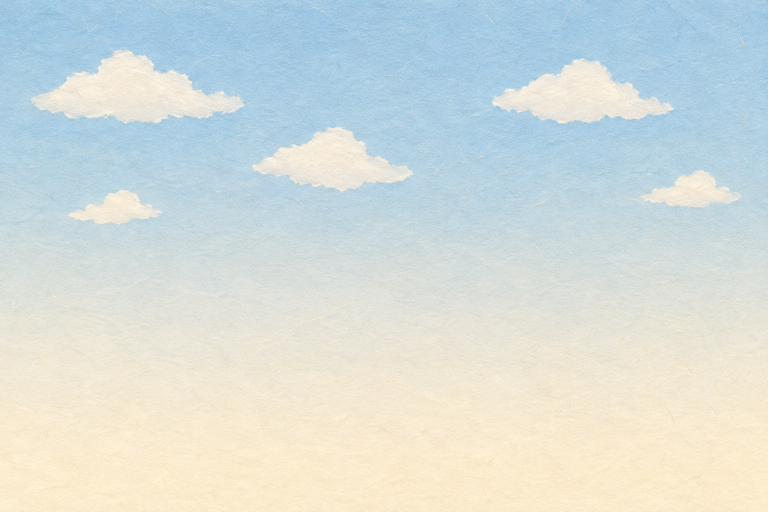
#> input picture assets/generated/bg-square-sky_v03.png, 1536 x 1024 px (shown at 1/2 size)
$ python build_a5_art_fix1.py
#> lines starting #> are read from the running program, lines starting #| are printed output that depends on the picture; after the words box and inside, x2 and y2 are one past the last pixel; in counts of white or black regions, pixels touching at a corner belong together
### review/G5/shared_art/scripts/paperdraw.py
"""G5 共用美術：程式繪製的厚卡紙景片／道具小工具（image_gen 額度用完時的退路）。

- 平塗色塊＋紙纖維紋理：紋理取自 G2 正式景片 bg-square-sky_v03 的高頻亮度（同一種紙紋），乘在色塊上。
- 線條：暖深灰細線（#4E3E33），和角色、G2 景片同色系；不畫陰影、不畫方向光。
- 道具（角色會碰到的獨立紙片）外加一圈白色紙芯邊（同角色立牌）；景片不加白邊。
- 圖裡不放任何文字、數字、標誌。
"""
from pathlib import Path

import numpy as np
from PIL import Image, ImageDraw, ImageFilter
from scipy import ndimage

ROOT = Path(__file__).resolve().parents[4]
INK = (78, 62, 51, 255)
_TEX = None


def paper_tex(w, h):
    """紙紋乘數（約 0.94–1.06）；以 G2 天空景片的高頻亮度鏡射鋪滿。"""
    global _TEX
    if _TEX is None:
        sky = np.array(Image.open(ROOT / "assets/generated/bg-square-sky_v03.png").convert("L")).astype(np.float32)
        sky = sky[720:1010]                       # 地平線附近沒有雲的那一段（只要紙纖維）
        hp = sky - ndimage.gaussian_filter(sky, 2.5)
        _TEX = np.clip(hp / 255.0 * 1.8, -0.06, 0.06)
    t = _TEX
    th, tw = t.shape
    reps_y, reps_x = h // th + 2, w // tw + 2
    row = np.concatenate([t if i % 2 == 0 else t[:, ::-1] for i in range(reps_x)], 1)
    full = np.concatenate([row if j % 2 == 0 else row[::-1] for j in range(reps_y)], 0)
    return 1.0 + full[:h, :w]


class Sheet:
    def __init__(self, w, h, ss=2):
        self.w, self.h, self.ss = w, h, ss
        self.img = Image.new("RGBA", (w * ss, h * ss), (0, 0, 0, 0))
        self.d = ImageDraw.Draw(self.img)

    def S(self, pts):
        return [(x * self.ss, y * self.ss) for x, y in pts]

    def rect(self, x0, y0, x1, y1, fill, line=2.0, r=0):
        box = [x0 * self.ss, y0 * self.ss, x1 * self.ss, y1 * self.ss]
        if r:
            self.d.rounded_rectangle(box, r * self.ss, fill=fill, outline=INK if line else None, width=int(line * self.ss) if line else 0)
        else:
            self.d.rectangle(box, fill=fill, outline=INK if line else None, width=int(line * self.ss) if line else 0)

    def poly(self, pts, fill, line=2.0):
        self.d.polygon(self.S(pts), fill=fill, outline=None)
        if line:
            p = self.S(pts)
            self.d.line(p + [p[0]], fill=INK, width=int(line * self.ss), joint="curve")

    def ellipse(self, x0, y0, x1, y1, fill, line=2.0):
        self.d.ellipse([x0 * self.ss, y0 * self.ss, x1 * self.ss, y1 * self.ss], fill=fill, outline=INK if line else None,
                       width=int(line * self.ss) if line else 0)

    def line(self, pts, w=2.0, color=INK):
        self.d.line(self.S(pts), fill=color, width=max(1, int(w * self.ss)), joint="curve")

    # [8 lines left out: function hole, not called in this run]

    def finish(self, white_border=0, edge_dark=0.0, seed=0):
        im = self.img.resize((self.w, self.h), Image.LANCZOS)
        a = np.array(im).astype(np.float32)
        tex = paper_tex(self.w, self.h)
        a[..., :3] *= tex[..., None]
        if edge_dark:
            m = a[..., 3] > 128
            din = ndimage.distance_transform_edt(m)
            k = np.clip(1 - din / 5.0, 0, 1) * edge_dark
            a[..., :3] *= (1 - k[..., None])
        a = np.clip(a, 0, 255).astype(np.uint8)
        if white_border:
            m = a[..., 3] >= 128
            pad = white_border + 6
            big = np.zeros((self.h + 2 * pad, self.w + 2 * pad, 4), np.uint8)
            big[pad:pad + self.h, pad:pad + self.w] = a
            m2 = big[..., 3] >= 128
            dist = ndimage.distance_transform_edt(~m2)
            core = (dist > 0) & (dist <= white_border)
            ring = (dist > 0) & (dist <= white_border + 1.2)
            out = big.copy().astype(np.float32)
            wc = np.array([250, 246, 238], np.float32) * paper_tex(big.shape[1], big.shape[0])[..., None]
            out[ring, :3] = wc[ring]
            aa = np.clip(white_border + 1.2 - dist, 0, 1)
            out[..., 3] = np.where(m2, out[..., 3], aa * 255 * ring)
            # 白邊內側一圈深色細線（同角色立牌）
            dl = ndimage.distance_transform_edt(m2)
            line = m2 & (dl <= 2.2)
            out[line, :3] = out[line, :3] * 0.25 + np.array([70, 56, 46]) * 0.75
            a = np.clip(out, 0, 255).astype(np.uint8)
        return a


def save(a, path):
    path.parent.mkdir(parents=True, exist_ok=True)
    m = a[..., 3] > 0
    if m.any() and not m.all():
        _, (iy, ix) = ndimage.distance_transform_edt(~m, return_indices=True)
        a = a.copy()
        a[~m, :3] = a[iy[~m], ix[~m], :3]
    Image.fromarray(a, "RGBA").save(path, optimize=True)
    return path

### review/G5/a5/scripts/build_a5_art_fix1.py
"""第五幕修正第 1 輪：程式繪製素材 v02（G5 第二批驗收 b2_art／b2_director／b2_safety 指出的問題）。

- 救護車 v02（a5-ambulance_v02）：車頭朝畫面左、後車門在右端（倒車停到長椅旁、從後門把擔架送上車）。
  車廂比救護人員高（站在車後面頭不會冒出車頂）；白色紙芯邊＋深色細線（同角色立牌）、紙纖維、上亮下暗的淡淡明暗、
  底部投影；車身腰線與輪胎的明度差約為 v01 的一半（細格光敏：車子移動時掃過的高對比邊）；車廂側面不開窗、
  手捧愛心圖示用淡色（不用紅十字、沒有任何文字或真實單位配色）；頂燈畫在圖裡（暖米黃、恆亮，不閃）。
- 後車門 a5-ambulance-door_v01：打開時以車尾為樞紐轉向鏡頭、關上時轉回車尾平面（側看變成一條線）。
- 擔架 v02（a5-gurney_v02）：床墊上緣 0.93（同長椅座面 0.92），阿樂叔叔坐上去不用改高度；灰色金屬架、摺好的毯子。
- 轉角的低年級小朋友 v02（a5-student_v02／a5-student-arm_v02）：主線裁定「沒有五官的灰色幾何人影一律改成不透明、
  有紙纖維的淺紙色小紙人放遠景」：淺紙色分件小紙人（同第四幕遠景家長牽孩子的畫法 review/G5/a4/scripts/build_a4_art_fix1.py），
  側面朝畫面右、小黃帽、書包，只有一點眼睛；白色紙芯邊。

輸出：assets/final/sets/a5_gate/a5-{ambulance_v02,ambulance-door_v01,gurney_v02,student_v02,student-arm_v02}.png；
review/G5/a5/art_meta.json 的 fix1 鍵。
用法：/opt/anaconda3/bin/python3 review/G5/a5/scripts/build_a5_art_fix1.py
"""
import json
import sys
from pathlib import Path

import numpy as np
from PIL import Image
from scipy import ndimage

ROOT = Path(__file__).resolve().parents[4]
sys.path.insert(0, str(ROOT / "review/G5/shared_art/scripts"))
import paperdraw as P  # noqa: E402

GATE = ROOT / "assets/final/sets/a5_gate"
META = ROOT / "review/G5/a5/art_meta.json"
INK = P.INK

CREAM = (246, 240, 226, 255)
CREAM_D = (234, 227, 211, 255)      # 下半部／裙邊
SAGE_L = (194, 212, 198, 255)       # 腰線（v01 SAGE 150,182,160 的明度差減半）
SAGE_LINE = (170, 190, 176, 255)
TIRE = (158, 151, 143, 255)         # 輪胎（v01 92,84,78 的明度差減半）
HUB = (174, 168, 160, 255)         # 輪轂（和輪胎明度接近：車子移動時輪子掃過細格只算一次明暗）
ARCH = (184, 176, 166, 255)
FROST = (228, 232, 228, 255)        # 霧面窗（和車身明度相近）
CAB_GLASS = (214, 224, 224, 255)
CORAL_L = (236, 184, 168, 255)      # 淡色愛心
SKIN_L = (240, 214, 188, 255)
AMBER = (250, 222, 160, 255)
AMBER_D = (228, 196, 128, 255)
DGRAY = (150, 146, 140, 255)


def lab_L(rgb):
    c = np.asarray(rgb, np.float64)[..., :3] / 255.0
    c = np.where(c <= 0.04045, c / 12.92, ((c + 0.055) / 1.055) ** 2.4)
    y = c @ np.array([0.2126, 0.7152, 0.0722])
    return np.where(y > 0.008856, 116 * np.cbrt(y) - 16, 903.3 * y)


def heart_hand_soft(s, cx, cy, k):
    """手捧愛心（淡色、細線；同第二幕求助站造形）"""
    s.poly([(cx - 70 * k, cy + 10 * k), (cx + 70 * k, cy + 10 * k), (cx + 60 * k, cy + 36 * k), (cx + 20 * k, cy + 52 * k),
            (cx - 30 * k, cy + 50 * k), (cx - 64 * k, cy + 34 * k)], SKIN_L, line=1.6)
    hx, hy, r = cx, cy - 28 * k, 26 * k
    s.ellipse(hx - 2 * r + 4 * k, hy - r, hx + 4 * k, hy + r * 0.9, CORAL_L, line=0)
    s.ellipse(hx - 4 * k, hy - r, hx + 2 * r - 4 * k, hy + r * 0.9, CORAL_L, line=0)
    s.poly([(hx - 2 * r + 6 * k, hy + 6 * k), (hx + 2 * r - 6 * k, hy + 6 * k), (hx, hy + 2.1 * r)], CORAL_L, line=0)


def shade_and_shadow(a, top_gain=0.03, bot_gain=-0.06):
    """上亮下暗的淡淡明暗（紙片受光），只乘在不透明的地方"""
    h = a.shape[0]
    g = np.linspace(1 + top_gain, 1 + bot_gain, h)[:, None, None]
    out = a.astype(np.float32)
    out[..., :3] *= g
    return np.clip(out, 0, 255).astype(np.uint8)


def add_ground_shadow(a, y_ground, x0, x1, height=18, alpha=0.32):
    """底部投影：圖下緣加一條柔和的暖灰陰影（在紙芯邊外）"""
    H, W = a.shape[:2]
    pad = height + 8
    big = np.zeros((H + pad, W, 4), np.uint8)
    big[:H] = a
    sh = np.zeros((H + pad, W), np.float32)
    yy = int(y_ground)
    sh[yy - 4:yy + height // 2, int(x0):int(x1)] = 1.0
    sh = ndimage.gaussian_filter(sh, (height / 2.5, height / 1.5)) * alpha
    base = big.astype(np.float32)
    al = base[..., 3] / 255.0
    sc = np.array([92, 78, 66], np.float32)
    out_a = al + sh * (1 - al)
    rgb = (base[..., :3] * al[..., None] + sc * (sh * (1 - al))[..., None]) / np.maximum(out_a, 1e-6)[..., None]
    out = np.zeros_like(base)
    out[..., :3] = rgb
    out[..., 3] = out_a * 255
    return np.clip(out, 0, 255).astype(np.uint8)


# ------------------------------------------------------------------ 救護車 v02（車頭朝畫面左）
AMB_PPU = 140
AMB_L, AMB_H = 8.4, 4.05            # 世界單位（含頂燈、不含白邊）


def ambulance_v02():
    u = AMB_PPU
    W, H = int(AMB_L * u), int(AMB_H * u)
    s = P.Sheet(W, H)
    ground = H - 3
    wheel_r = 0.5 * u
    wy = ground - wheel_r
    cab_x1 = int(2.55 * u)                    # 駕駛艙右緣（車廂從這裡開始）
    box_top = int(0.30 * u)                   # 車廂頂（頂燈在上面）
    body_bot = ground - int(0.36 * u)
    # 車廂（圓角方箱）
    s.rect(cab_x1 - 6, box_top, W - 6, body_bot, CREAM, line=2.6, r=int(0.12 * u))
    # 駕駛艙（斜擋風玻璃朝左）
    cab = [(cab_x1, int(1.2 * u)), (int(1.35 * u), int(1.2 * u)), (int(0.55 * u), int(2.05 * u)), (6, int(2.2 * u)),
           (6, body_bot), (cab_x1, body_bot)]
    s.poly(cab, CREAM, line=2.6)
#> in poly, `p = self.S(pts)`: p = [(714, 336), (378, 336), (154, 574), (12, 616), (12, 1028), (714, 1028)]
    s.poly([(int(1.42 * u), int(1.34 * u)), (cab_x1 - int(0.16 * u), int(1.34 * u)), (cab_x1 - int(0.16 * u), int(2.02 * u)),
            (int(0.78 * u), int(2.02 * u))], CAB_GLASS, line=2.0)
    s.line([(int(1.75 * u), int(1.34 * u)), (int(1.75 * u), int(2.02 * u))], w=1.6)
    s.rect(int(1.55 * u), int(2.12 * u), int(1.72 * u), int(2.19 * u), DGRAY, line=1.2, r=3)
    s.rect(8, int(2.4 * u), int(0.28 * u), int(2.62 * u), (246, 234, 200, 255), line=1.4, r=4)   # 車頭燈（不亮）
    # 裙邊與保險桿
    s.rect(2, body_bot - 4, W - 2, body_bot + int(0.14 * u), CREAM_D, line=2.0, r=6)
    # 腰線（淡鼠尾草綠，明度差小）
    by0, by1 = int(2.38 * u), int(2.62 * u)
    s.rect(8, by0, W - 8, by1, SAGE_L, line=0)
    s.line([(8, by0), (W - 8, by0)], w=1.2, color=SAGE_LINE)
    s.line([(8, by1), (W - 8, by1)], w=1.2, color=SAGE_LINE)
    # 車廂側面：側門（細線）、手捧愛心圓牌（淡色）、後車門線＋霧面小窗＋把手
    s.line([(cab_x1 + int(0.55 * u), box_top + int(0.25 * u)), (cab_x1 + int(0.55 * u), body_bot - 6)], w=1.4)
    s.line([(cab_x1 + int(1.75 * u), box_top + int(0.25 * u)), (cab_x1 + int(1.75 * u), body_bot - 6)], w=1.4)
    s.rect(cab_x1 + int(1.55 * u), int(2.0 * u), cab_x1 + int(1.68 * u), int(2.06 * u), DGRAY, line=1.0, r=3)
    cx, cy, rr = W - int(2.05 * u), int(1.45 * u), int(0.56 * u)
    s.ellipse(cx - rr, cy - rr, cx + rr, cy + rr, (250, 247, 240, 255), line=2.0)
    heart_hand_soft(s, cx, cy + int(0.04 * u), 0.9)
    rd = W - int(0.62 * u)                    # 後車門（車尾一段）
    s.line([(rd, box_top + int(0.1 * u)), (rd, body_bot - 4)], w=1.6)
    s.rect(rd + int(0.12 * u), box_top + int(0.45 * u), W - int(0.14 * u), box_top + int(1.15 * u), FROST, line=1.6, r=6)
    s.rect(rd + int(0.14 * u), int(2.0 * u), rd + int(0.3 * u), int(2.07 * u), DGRAY, line=1.0, r=3)
    # 車尾燈（米黃、不亮）
    s.rect(W - int(0.16 * u), int(2.75 * u), W - 6, int(3.0 * u), (240, 214, 176, 255), line=1.2, r=3)
    # 頂燈（暖米黃、恆亮）：車廂後角一盞、駕駛艙頂一條
    for x0, x1, y0 in ((W - int(0.95 * u), W - int(0.25 * u), box_top - int(0.24 * u)), (cab_x1 + int(0.15 * u), cab_x1 + int(1.15 * u), box_top - int(0.24 * u))):
        s.rect(x0 - 4, y0 + int(0.15 * u), x1 + 4, box_top + 2, DGRAY, line=1.4, r=3)
        s.rect(x0, y0, x1, y0 + int(0.2 * u), AMBER, line=1.8, r=int(0.08 * u))
        s.line([(x0 + (x1 - x0) * 0.5, y0 + 4), (x0 + (x1 - x0) * 0.5, y0 + int(0.17 * u))], w=1.2, color=AMBER_D)
    # 車底裙板（到地面：車後面的人腳不會從車底露出來；和輪拱同一個中明度）
    s.rect(int(0.4 * u), body_bot + int(0.12 * u), W - int(0.4 * u), ground - 2, ARCH, line=1.6, r=4)
    # 輪拱與輪子（明度差減半）
    wheels = []
    for wx in (int(1.35 * u), W - int(1.6 * u)):
        s.d.pieslice([(wx - wheel_r - 10) * 2, (wy - wheel_r - 10) * 2, (wx + wheel_r + 10) * 2, (wy + wheel_r + 10) * 2], 180, 360, fill=ARCH)
        s.d.rectangle([(wx - wheel_r - 10) * 2, wy * 2, (wx + wheel_r + 10) * 2, (body_bot + int(0.14 * u)) * 2], fill=ARCH)
        s.ellipse(wx - wheel_r, wy - wheel_r, wx + wheel_r, wy + wheel_r, TIRE, line=2.2)
        s.ellipse(wx - wheel_r * 0.5, wy - wheel_r * 0.5, wx + wheel_r * 0.5, wy + wheel_r * 0.5, HUB, line=1.6)
        wheels.append(wx)
    a = s.finish(white_border=5, edge_dark=0.06)
    pad = 5 + 6
    a = shade_and_shadow(a)
    a = add_ground_shadow(a, H + pad - 2, pad + 10, W + pad - 10)
    meta = {
        "size_world_core": [AMB_L, AMB_H], "pad_px": pad, "ppu": u,
        "image_px": [int(a.shape[1]), int(a.shape[0])],
        "image_world": [a.shape[1] / u, a.shape[0] / u],
        "bottom_core_from_image_bottom_world": (a.shape[0] - (H + pad)) / u,
        "rear_end_from_center_world": (W / 2) / u,
        "roof_world": (H - box_top) / u,
        "L_body": float(lab_L(CREAM)), "L_stripe": float(lab_L(SAGE_L)), "L_tire": float(lab_L(TIRE)),
        "L_stripe_v01": float(lab_L((150, 182, 160))), "L_tire_v01": float(lab_L((92, 84, 78))),
    }
    return a, meta


def ambulance_door():
    """後車門（打開時看到的門板：米白、霧面窗、腰線；樞紐在左緣）"""
    u = AMB_PPU
    w, h = 1.05, 3.0
    W, H = int(w * u), int(h * u)
    s = P.Sheet(W, H)
    s.rect(4, 4, W - 4, H - 4, CREAM, line=2.4, r=10)
    s.rect(int(0.14 * u), int(0.3 * u), W - int(0.14 * u), int(1.0 * u), FROST, line=1.6, r=6)
    y0 = int((2.38 - 0.30) * u)
    s.rect(6, y0, W - 6, y0 + int(0.24 * u), SAGE_L, line=0)
    s.line([(6, y0), (W - 6, y0)], w=1.2, color=SAGE_LINE)
    s.line([(6, y0 + int(0.24 * u)), (W - 6, y0 + int(0.24 * u))], w=1.2, color=SAGE_LINE)
    s.rect(W - int(0.3 * u), int(1.7 * u), W - int(0.14 * u), int(1.77 * u), DGRAY, line=1.0, r=3)
    a = s.finish(white_border=4, edge_dark=0.06)
    a = shade_and_shadow(a)
    return a, {"size_world_core": [w, h], "pad_px": 4 + 6, "ppu": u, "image_world": [a.shape[1] / u, a.shape[0] / u],
               "top_from_box_top_world": 0.02}


# ------------------------------------------------------------------ 擔架 v02（床墊上緣 0.93）
def gurney_v02():
    w, h = 2.5, 1.12
    PPW = 200
    W, H = int(w * PPW), int(h * PPW)
    s = P.Sheet(W, H)
    mat_top = int(H - 0.93 * PPW)           # 床墊上緣
    frame_y = mat_top + int(0.2 * PPW)
    metal = (196, 200, 202, 255)
    for x in (int(W * 0.18), int(W * 0.82)):
        s.line([(x, frame_y + 10), (x - 26, H - 28)], w=7, color=metal)
        s.line([(x, frame_y + 10), (x + 26, H - 28)], w=7, color=metal)
        for dx in (-26, 26):
            s.ellipse(x + dx - 14, H - 32, x + dx + 14, H - 4, (176, 172, 168, 255), line=1.6)
    s.rect(10, frame_y - 4, W - 10, frame_y + 16, metal, line=2.0, r=6)
    s.rect(16, mat_top, W - 16, frame_y, (246, 242, 232, 255), line=2.2, r=14)
    s.rect(int(W * 0.66), mat_top - 26, int(W * 0.92), mat_top + 4, (200, 218, 204, 255), line=1.8, r=8)   # 摺好的毯子
    s.line([(int(W * 0.66) + 8, mat_top - 12), (int(W * 0.92) - 8, mat_top - 12)], w=1.2, color=SAGE_LINE)
    a = s.finish(white_border=4)
    return a, {"size_world_core": [w, h], "pad_px": 10, "ppw": PPW, "image_world": [a.shape[1] / PPW, a.shape[0] / PPW],
               "mattress_top_world_core": 0.93}


# ------------------------------------------------------------------ 轉角的低年級小朋友 v02（淺紙色分件小紙人）
def student_v02():
    w, h = 0.9, 1.75
    PPW = 220
    W, H = int(w * PPW), int(h * PPW)
    s = P.Sheet(W, H)
    cx = W * 0.5
    g = H - 6
    hair = (128, 104, 84, 255)
    top = (206, 214, 222, 255)
    shorts = (196, 188, 170, 255)
    pack = (214, 196, 160, 255)
    cap = (238, 214, 150, 255)
    skin = (238, 210, 182, 255)
    shoe = (156, 138, 122, 255)
    # 書包（背後、畫面左）
    s.rect(cx - 62, H * 0.33, cx - 14, H * 0.6, pack, line=1.6, r=10)
    s.line([(cx - 58, H * 0.44), (cx - 18, H * 0.44)], 1.4, (168, 140, 106, 255))
    # 腿、鞋（側面朝右，一前一後）
    s.rect(cx - 22, H * 0.7, cx - 4, g - 16, skin, line=1.4, r=5)
    s.rect(cx + 2, H * 0.7, cx + 20, g - 16, skin, line=1.4, r=5)
    s.ellipse(cx - 26, g - 20, cx + 4, g - 2, shoe, line=1.2)
    s.ellipse(cx - 2, g - 20, cx + 30, g - 2, shoe, line=1.2)
    s.rect(cx - 30, H * 0.6, cx + 28, H * 0.74, shorts, line=1.6, r=6)
    # 上衣
    s.poly([(cx - 30, H * 0.33), (cx + 26, H * 0.33), (cx + 32, H * 0.64), (cx - 34, H * 0.64)], top, line=1.6)
    s.line([(cx - 12, H * 0.34), (cx - 4, H * 0.58)], 5, (192, 172, 136, 255))       # 書包背帶
    # 垂下的手臂（近側）
    s.rect(cx + 2, H * 0.36, cx + 18, H * 0.57, top, line=1.4, r=7)
    s.ellipse(cx + 1, H * 0.555, cx + 19, H * 0.62, skin, line=1.2)
    # 頭（側面）、頭髮、小黃帽與帽簷（朝右）、耳朵、一點眼睛
    s.ellipse(cx - 30, H * 0.11, cx + 28, H * 0.33, skin, line=1.6)
    s.ellipse(cx - 32, H * 0.13, cx + 6, H * 0.3, hair, line=1.4)
    s.ellipse(cx - 34, H * 0.07, cx + 30, H * 0.2, cap, line=1.6)
    s.rect(cx + 14, H * 0.155, cx + 50, H * 0.19, cap, line=1.4, r=6)
    s.ellipse(cx - 8, H * 0.2, cx + 4, H * 0.25, skin, line=1.0)
    s.ellipse(cx + 15, H * 0.215, cx + 21, H * 0.235, (110, 92, 78, 255), line=0)
    body = s.finish(white_border=4)
    # 揮手的手臂（肩膀在圖下緣附近）
    aw, ah = 0.24, 0.5
    AP = 220
    AW, AH = int(aw * AP), int(ah * AP)
    t = P.Sheet(AW, AH)
    t.rect(AW * 0.5 - 9, AH * 0.3, AW * 0.5 + 9, AH - 4, top, line=1.4, r=7)
    t.ellipse(AW * 0.5 - 12, AH * 0.08, AW * 0.5 + 12, AH * 0.34, skin, line=1.2)
    arm = t.finish(white_border=3)
    meta = {"size_world_core": [w, h], "arm_size_world_core": [aw, ah],
            "shoulder_world_from_bottom_center": [(10) / PPW, H * (1 - 0.36) / PPW],
            "image_world": [body.shape[1] / PPW, body.shape[0] / PPW], "arm_image_world": [arm.shape[1] / AP, arm.shape[0] / AP]}
    return body, arm, meta


def main():
    meta = json.loads(META.read_text()) if META.exists() else {}
    fx = {}
    a, m = ambulance_v02()
#> after the loop in ambulance_v02, `for wx in (int(1.35 * u), W - int(1.6 * u)):`: wheels = [189, 952]
#> in finish, `m = a[..., 3] > 128`:
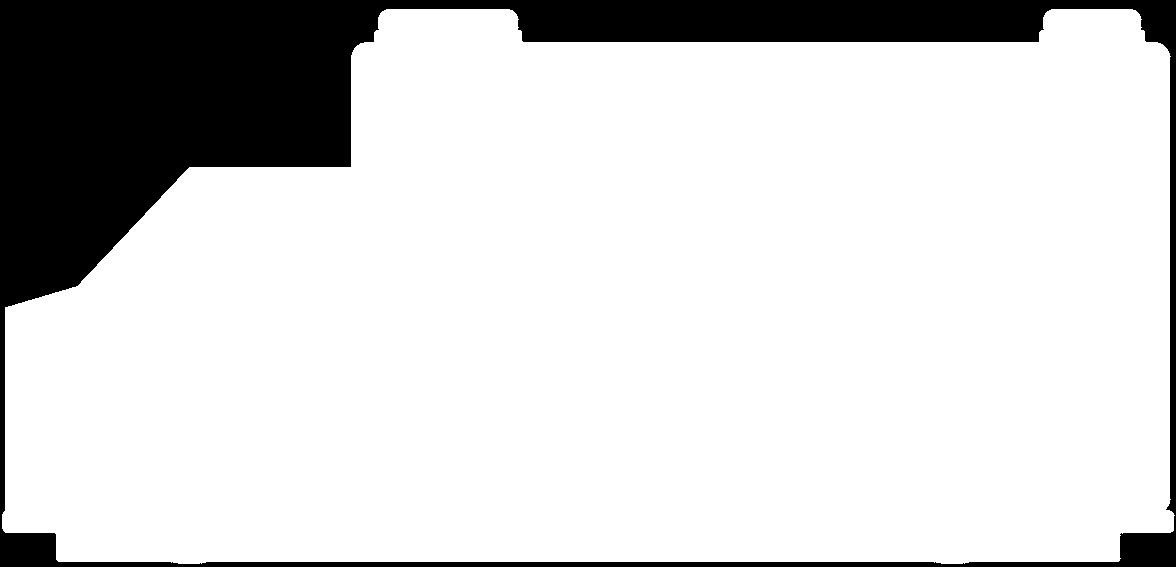
#> m: shape (567, 1176) bool; 82.7% white; 1 black region, box (x1, y1, x2, y2) and area: (0, 0, 1176, 567) 115137
#> call 2 of paper_tex, with w = 1198, h = 589
#> in paper_tex (call 2), `full = np.concatenate([row if j % 2 == 0 else row[::-1] for j in range..`:
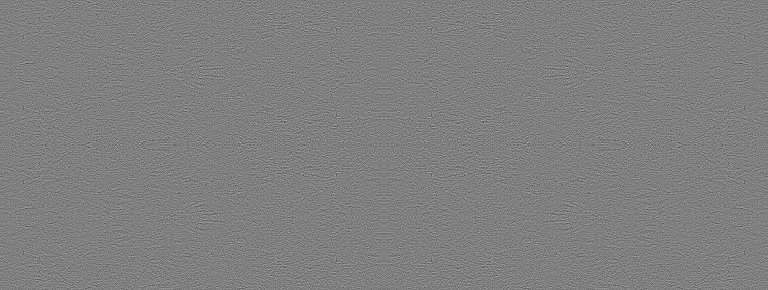
#> full: shape (1160, 3072) float32 (shown at 1/4 size); min -0.06, max 0.06, mean 5.48e-06; drawn with min black and max white
#> in paper_tex (call 2), `return 1.0 + full[:h, :w]`:
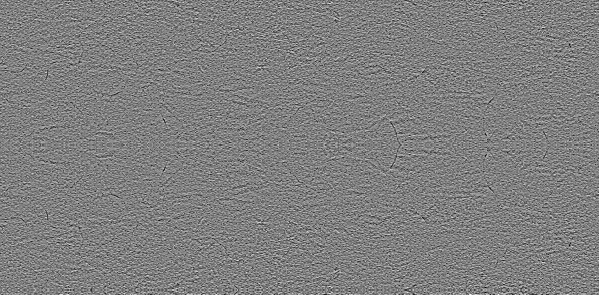
#> returned value: shape (589, 1198) float32 (shown at 1/2 size); min 0.94, max 1.06, mean 1; drawn with min black and max white
#> in finish, `wc = np.array([250, 246, 238], np.float32) * paper_tex(big.shape[1], b..`:
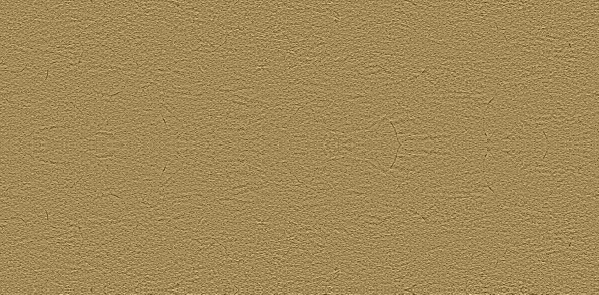
#> wc: shape (589, 1198, 3) float32 (shown at 1/2 size); mean R, G, B 250.1, 245.9, 238.1; drawn with min black and max white
#> in finish, `out[..., 3] = np.where(m2, out[..., 3], aa * 255 * ring)`:
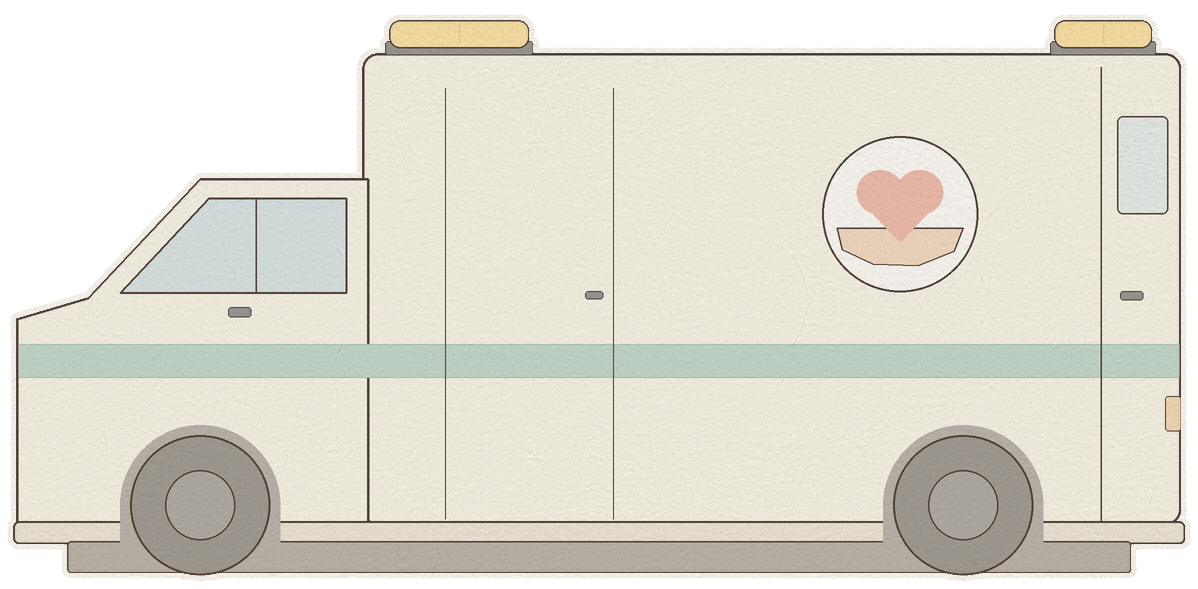
#> out: shape (589, 1198, 4) float32; mean R, G, B, A 184.3, 180.4, 169.8, 206.4; transparent parts drawn white
#> (the rest of the program and of its run is left out)
